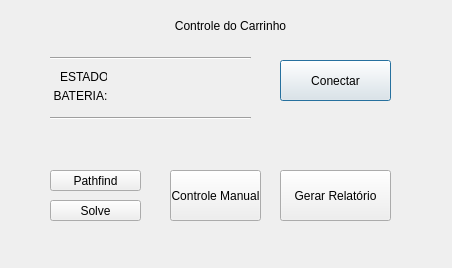
<?xml version="1.0" encoding="UTF-8"?>
<ui version="4.0">
 <class>Dialog</class>
 <widget class="QDialog" name="Dialog">
  <property name="geometry">
   <rect>
    <x>0</x>
    <y>0</y>
    <width>452</width>
    <height>268</height>
   </rect>
  </property>
  <property name="windowTitle">
   <string>Dialog</string>
  </property>
  <widget class="QPushButton" name="botao_conectar">
   <property name="geometry">
    <rect>
     <x>280</x>
     <y>60</y>
     <width>111</width>
     <height>41</height>
    </rect>
   </property>
   <property name="text">
    <string>Conectar</string>
   </property>
  </widget>
  <widget class="QLabel" name="label_3">
   <property name="geometry">
    <rect>
     <x>90</x>
     <y>10</y>
     <width>281</width>
     <height>31</height>
    </rect>
   </property>
   <property name="layoutDirection">
    <enum>Qt::LeftToRight</enum>
   </property>
   <property name="text">
    <string>Controle do Carrinho</string>
   </property>
   <property name="alignment">
    <set>Qt::AlignCenter</set>
   </property>
  </widget>
  <widget class="QLabel" name="label_4">
   <property name="geometry">
    <rect>
     <x>60</x>
     <y>70</y>
     <width>47</width>
     <height>13</height>
    </rect>
   </property>
   <property name="text">
    <string>ESTADO:</string>
   </property>
  </widget>
  <widget class="QLabel" name="label_status">
   <property name="geometry">
    <rect>
     <x>110</x>
     <y>270</y>
     <width>211</width>
     <height>20</height>
    </rect>
   </property>
   <property name="text">
    <string/>
   </property>
   <property name="alignment">
    <set>Qt::AlignCenter</set>
   </property>
  </widget>
  <widget class="QLabel" name="label_5">
   <property name="geometry">
    <rect>
     <x>50</x>
     <y>80</y>
     <width>61</width>
     <height>31</height>
    </rect>
   </property>
   <property name="text">
    <string>BATERIA:</string>
   </property>
   <property name="alignment">
    <set>Qt::AlignCenter</set>
   </property>
  </widget>
  <widget class="QPushButton" name="botao_ok_2">
   <property name="geometry">
    <rect>
     <x>50</x>
     <y>170</y>
     <width>91</width>
     <height>21</height>
    </rect>
   </property>
   <property name="text">
    <string>Pathfind</string>
   </property>
  </widget>
  <widget class="QPushButton" name="botao_ok_3">
   <property name="geometry">
    <rect>
     <x>50</x>
     <y>200</y>
     <width>91</width>
     <height>21</height>
    </rect>
   </property>
   <property name="text">
    <string>Solve</string>
   </property>
  </widget>
  <widget class="QPushButton" name="botao_ok_4">
   <property name="geometry">
    <rect>
     <x>170</x>
     <y>170</y>
     <width>91</width>
     <height>51</height>
    </rect>
   </property>
   <property name="text">
    <string>Controle Manual</string>
   </property>
  </widget>
  <widget class="QPushButton" name="botao_salvar">
   <property name="geometry">
    <rect>
     <x>280</x>
     <y>170</y>
     <width>111</width>
     <height>51</height>
    </rect>
   </property>
   <property name="text">
    <string>Gerar Relatório</string>
   </property>
  </widget>
  <widget class="Line" name="line">
   <property name="geometry">
    <rect>
     <x>50</x>
     <y>50</y>
     <width>201</width>
     <height>16</height>
    </rect>
   </property>
   <property name="orientation">
    <enum>Qt::Horizontal</enum>
   </property>
  </widget>
  <widget class="Line" name="line_3">
   <property name="geometry">
    <rect>
     <x>50</x>
     <y>110</y>
     <width>201</width>
     <height>16</height>
    </rect>
   </property>
   <property name="orientation">
    <enum>Qt::Horizontal</enum>
   </property>
  </widget>
  <widget class="QLabel" name="text_estado">
   <property name="geometry">
    <rect>
     <x>120</x>
     <y>70</y>
     <width>47</width>
     <height>13</height>
    </rect>
   </property>
   <property name="text">
    <string/>
   </property>
  </widget>
  <widget class="QLabel" name="text_bateria">
   <property name="geometry">
    <rect>
     <x>120</x>
     <y>90</y>
     <width>47</width>
     <height>13</height>
    </rect>
   </property>
   <property name="text">
    <string/>
   </property>
  </widget>
  <widget class="QLabel" name="text_tempo">
   <property name="geometry">
    <rect>
     <x>50</x>
     <y>130</y>
     <width>111</width>
     <height>31</height>
    </rect>
   </property>
   <property name="text">
    <string/>
   </property>
   <property name="alignment">
    <set>Qt::AlignCenter</set>
   </property>
  </widget>
  <widget class="QLabel" name="text_tempo2">
   <property name="geometry">
    <rect>
     <x>170</x>
     <y>130</y>
     <width>101</width>
     <height>31</height>
    </rect>
   </property>
   <property name="text">
    <string/>
   </property>
   <property name="alignment">
    <set>Qt::AlignCenter</set>
   </property>
  </widget>
 </widget>
 <resources/>
 <connections/>
</ui>
